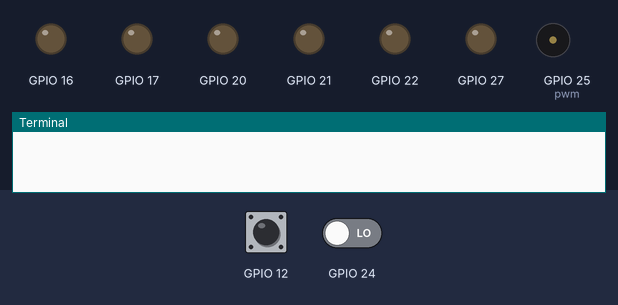
The program below on a simulated Raspberry Pi (BCM pin numbers). On the bench: output pins drawn as LEDs (lit = HIGH), buzzer (waves = sounding), the last lines printed to the terminal. Dashed ring = blinking. The test bench sets the inputs (shaded band); at power-on: GPIO 24 LOW, GPIO 12 HIGH. Pins used as bus, display or sensor lines are not drawn.

Above: at 1.2 s.
1.3 s: GPIO 24 driven HIGH
At 1.95 s:
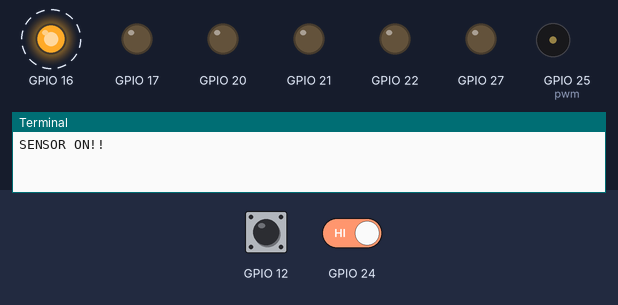
At 2.3 s:
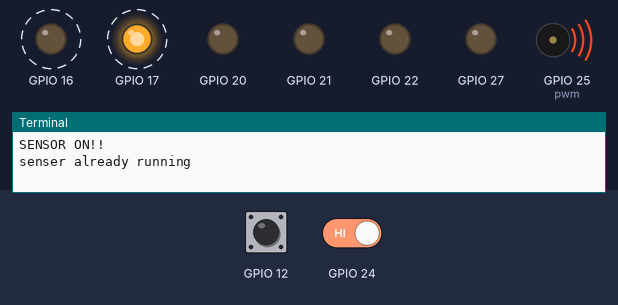
4.3 s: GPIO 12 pulled LOW for 1 s
At 16.9 s:
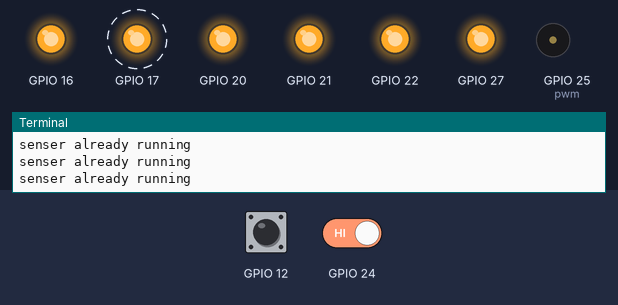
Timing chart, 0 to 18.0 s (numbered marks = the images above; inputs shaded):
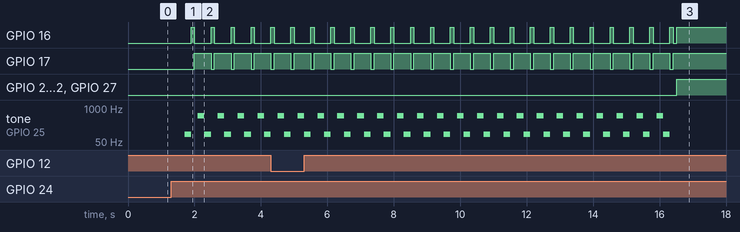

The program:

project1.py
```python
import RPi.GPIO as GPIO
import time
GPIO.setmode(GPIO.BCM)
GPIO.setup(16,GPIO.OUT) ##red
GPIO.setup(20,GPIO.OUT) ##green
GPIO.setup(21,GPIO.OUT) ##blue

GPIO.setup(17,GPIO.OUT) ##red2
GPIO.setup(27,GPIO.OUT) ##green2
GPIO.setup(22,GPIO.OUT) ##blue2

GPIO.setup(12,GPIO.IN,pull_up_down=GPIO.PUD_UP) # BUTTON
GPIO.setup(24,GPIO.IN) # PIR
##GPIO.setup(25,GPIO.IN) # BUZZER
GPIO.setup(25,GPIO.OUT) # BUZZER

control = 0 # control 전역 변수
def buzz(): # 부저를 울리는 함수
    pitch = 1000  # 주파수
    duration = 0.1 # 울리는 시간
    period = 1.0 / pitch # 소리의 진동을 만들어 내기 위한 간격
    delay = period / 2 # 간격의 절반을 delay로 설정
    cycles = int(duration * pitch)
    pwm=GPIO.PWM(25,500)
    pwm.start(90.0)
    time.sleep(0.2)
    pwm.stop()
    pwm=GPIO.PWM(25,100)
    pwm.start(90.0)
    time.sleep(0.2)
    pwm.stop()

led_control=0
button_control=False
GPIO.output(16,False)
GPIO.output(17,False)
GPIO.output(20,False)
GPIO.output(21,False)
GPIO.output(22,False)
GPIO.output(27,False)
try:
    while True:
        if GPIO.input(24)==True and button_control==False:
            print("SENSOR ON!!")
            control = 1
            button_control=True
        elif GPIO.input(24)==True and button_control==Ture:
            print("senser running")
        if control == 1:
            while True:
                if (led_control==0):
                    for i in range(25):
                        buzz()
                        GPIO.output(16,True)
                        GPIO.output(17,False)
                        time.sleep(0.1)
                        GPIO.output(16,False)
                        GPIO.output(17,True)
                        time.sleep(0.1)
                        if (GPIO.input(24)==True and button_control==True):
                            print("senser already running")
                        if (GPIO.input(12)==False):
                            print("pass")
                    led_control=1

                if (led_control==1):
                    GPIO.output(16,True)
                    GPIO.output(17,True)
                    GPIO.output(20,True)
                    GPIO.output(21,True)
                    GPIO.output(22,True)
                    GPIO.output(27,True)

                if (GPIO.input(12)==False): ##
                    GPIO.output(16,False)
                    GPIO.output(17,False)
                    GPIO.output(20,False)
                    GPIO.output(21,False)
                    GPIO.output(22,False)
                    GPIO.output(27,False)
                    control = 0
                    led_control=0
                    button_control=False
                    break
                time.sleep(0.3)
        time.sleep(0.3)
except KeyboardInterrupt:
    pass
finally:
    GPIO.cleanup()
```

Measured:
- after the input at 1.3 s, GPIO 16: alternates HIGH for 0.10 s and LOW for 0.50 s, starting after 0.60 s; GPIO 17: alternates HIGH for 0.50 s and LOW for 0.10 s, starting after 0.70 s; tone on GPIO 25 (pwm): silent → 100 Hz after 0.40 s, then repeats every 0.60 s: silent 0.20 s, 500 Hz 0.20 s, 100 Hz 0.20 s
